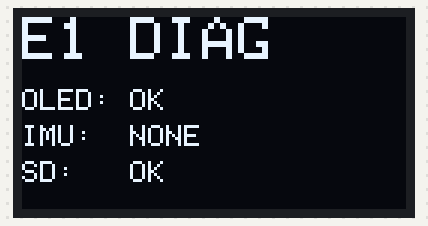
The sketch below on a simulated ESP32. On the bench: 128×64 one-colour display. Storage starts empty; what the sketch prints to the serial monitor is not drawn.

Above: at 2.4 s.

The sketch:

sailframes_e1_diag.ino
```cpp
/*
 * SailFrames E1 Diagnostic Sketch
 * Tests: I2C bus, OLED, SD card, IMU
 */

#include <Wire.h>
#include <SPI.h>
#include <SD.h>
#include <Adafruit_GFX.h>
#include <Adafruit_SSD1306.h>

#define SDA_PIN       21
#define SCL_PIN       22
#define SD_CS_PIN     5
#define SCREEN_WIDTH  128
#define SCREEN_HEIGHT 64
#define OLED_ADDR     0x3C

Adafruit_SSD1306 display(SCREEN_WIDTH, SCREEN_HEIGHT, &Wire, -1);
bool bnoFound = false;
bool sdOK = false;

void setup() {
  Serial.begin(115200);
  delay(2000);

  Serial.println("\n========================================");
  Serial.println("  SailFrames E1 Diagnostic v2");
  Serial.println("========================================\n");

  // I2C init
  Serial.println("=== I2C BUS SCAN ===");
  Wire.begin(SDA_PIN, SCL_PIN);
  Wire.setClock(100000);  // 100kHz standard
  delay(100);

  Serial.println("Scanning I2C (SDA=21, SCL=22)...");
  int found = 0;
  for (uint8_t addr = 1; addr < 127; addr++) {
    Wire.beginTransmission(addr);
    if (Wire.endTransmission() == 0) {
      Serial.printf("  0x%02X - ", addr);
      if (addr == 0x3C) Serial.println("OLED");
      else if (addr == 0x4A) { Serial.println("BNO085"); bnoFound = true; }
      else if (addr == 0x4B) { Serial.println("BNO085 alt"); bnoFound = true; }
      else if (addr == 0x68) Serial.println("MPU6050/DS3231");
      else Serial.println("Unknown");
      found++;
    }
  }
  Serial.printf("Found %d device(s)\n\n", found);

  // OLED init
  Serial.println("=== OLED TEST ===");
  bool oledOK = display.begin(SSD1306_SWITCHCAPVCC, OLED_ADDR);
  if (oledOK) {
    Serial.println("  OLED OK");

    // Stop scrolling
    display.ssd1306_command(SSD1306_DEACTIVATE_SCROLL);
    display.ssd1306_command(SSD1306_SETSTARTLINE | 0x00);

    display.clearDisplay();
    display.display();
    delay(50);
  } else {
    Serial.println("  OLED FAILED");
  }
  Serial.println();

  // SD card test
  Serial.println("=== SD CARD TEST ===");
  Serial.println("Pins: CS=5, MOSI=23, MISO=19, CLK=18");
  SPI.begin(18, 19, 23, SD_CS_PIN);
  delay(100);

  sdOK = SD.begin(SD_CS_PIN, SPI, 4000000);
  if (sdOK) {
    Serial.println("  SD OK");
    Serial.printf("  Size: %llu MB\n", SD.cardSize() / (1024*1024));
  } else {
    Serial.println("  SD FAILED - check wiring and FAT32 format");
  }
  Serial.println();

  // Show results on display
  if (oledOK) {
    display.clearDisplay();
    display.setTextSize(2);
    display.setTextColor(SSD1306_WHITE);
    display.setCursor(0, 0);
    display.println("E1 DIAG");

    display.setTextSize(1);
    display.setCursor(0, 24);
    display.print("OLED: OK");

    display.setCursor(0, 36);
    display.print("IMU:  ");
    display.print(bnoFound ? "OK" : "NONE");

    display.setCursor(0, 48);
    display.print("SD:   ");
    display.print(sdOK ? "OK" : "FAIL");

    display.display();
  }

  Serial.println("=== DONE ===");
  Serial.println(bnoFound ? "IMU: OK" : "IMU: NOT FOUND - check wiring!");
  Serial.println(sdOK ? "SD: OK" : "SD: FAILED - check wiring!");
}

void loop() {
  delay(10000);
}
```
